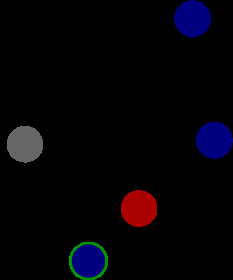
#> input picture illustrations/initialization.png, 233 x 280 px
$ python -i graphs.py   (imports and definitions only)
#> lines starting #> are read from the running program, lines starting #| are printed output that depends on the picture
import matplotlib.pyplot as plt
import numpy as np
from ast import literal_eval
from io import TextIOWrapper

class CSVFile:
    def __init__(self, data: str) -> None:
        lines = data.split("\n")
        self.rows = len(lines) - 2

        self.headers = lines[0].split('","')
        self.headers[0] = self.headers[0][1:]
        self.headers[-1] = self.headers[-1][:-1]

        self.columns = len(self.headers)

        self.content = {header: [] for header in self.headers}

        for line in lines[1:]:
            values = line.split('","')
            values[0] = values[0][1:]
            values[-1] = values[-1][:-1]

            for header, value in zip(self.headers, values):
                if value == "":
                    self.content[header].append(None)
                    continue
                if value == "inf":
                    self.content[header].append(float(value))
                    continue

                self.content[header].append(literal_eval(value))


    # [16 lines left out: functions to_string, get_column, not called in this run]


    def get_row(self, row: int):
        return [self.content[header][row] for header in self.headers]


    def get_value(self, row: int, column: str | int):
        return self.get_column(column)[row]


    @staticmethod
    def read(file: TextIOWrapper) -> 'CSVFile':
        return CSVFile(file.read())


    def write(self, file: TextIOWrapper):
        file.write(self.to_string())


    def __repr__(self) -> str:
        headers = ", ".join(self.headers)
        return f"CSVFile(headers: {headers})"


# [65 lines left out: functions plot_best, histogram, not called in this run]


# histogram()

# [1 line not run here, left out]

>>> import cv2
>>> picture = cv2.imread('illustrations/initialization.png', cv2.IMREAD_GRAYSCALE)
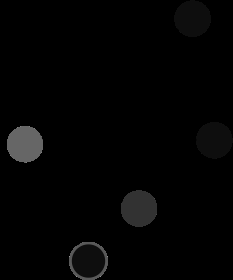
#> picture: shape (280, 233); min 0, max 149, mean 3.6
#> (the run stopped early here; a loop or call above may not have finished)

$ run again, on illustrations/swap-local-search.png
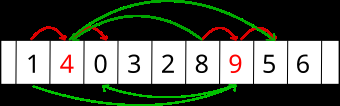
#> input picture illustrations/swap-local-search.png, 340 x 106 px
#> `picture = cv2.imread('illustrations/initialization.png', cv2.IMREAD_GR..`:
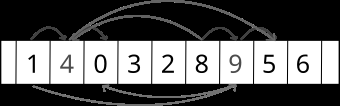
#> picture: shape (106, 340); min 0, max 255, mean 101.1
